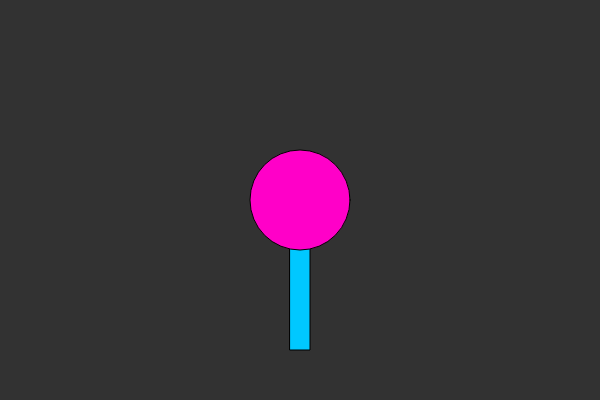
Frame 1 (no input)
Frame 60 (no input): identical to frame 1, image omitted
Frame 120 (the mouse pressed at the canvas centre since frame 60): identical to frame 1, image omitted

The p5.js sketch that drew this single still picture (run headless with seeded random() and noise() and a simulated clock; from frame 60 on, the mouse is pressed at the canvas centre):

// p5.js sketch
// ── sketch.js
/**
 * sketch.js
 *
 *
 *
 * 레퍼런스: http://p5js.org/reference
 *
 * @author : https://github.com/Mosframe
 */


// -----------------------------------------------------------------
// 변수, 오브젝트 정의
// -----------------------------------------------------------------


// -----------------------------------------------------------------
// p5함수들
// -----------------------------------------------------------------

// 설정

function setup () {

   createCanvas(600,400);
}

// 디스플레이

function draw () {

  background(50);

  fill(0,200,255);
  rect(290,200,20,150);

  fill(255,0,200);
  ellipse(300,200,100,100);

}

// -----------------------------------------------------------------
// 사용자 정의 함수들
// -----------------------------------------------------------------
